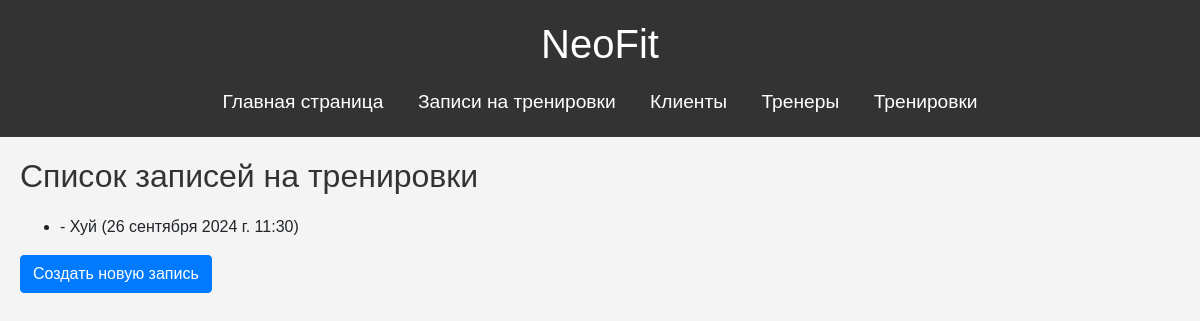
Page /appointments/ on the earlier database version.
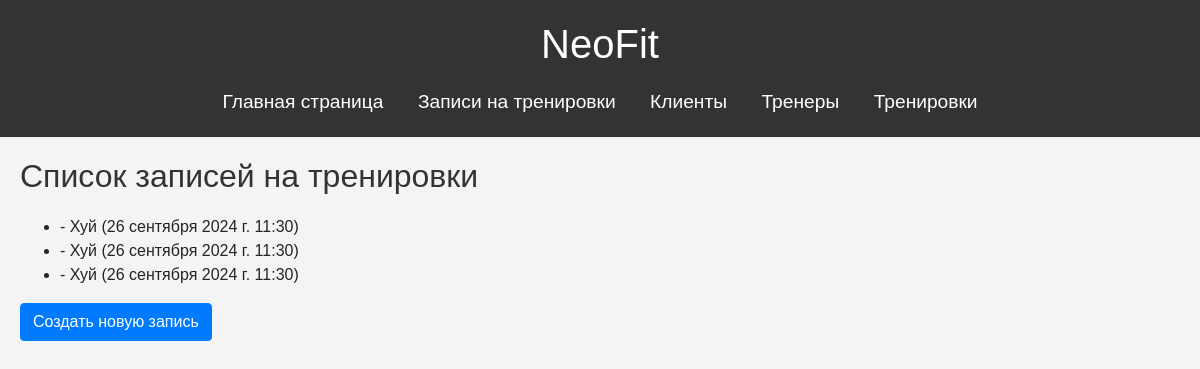
Same page on the later database version.
### appointments/models.py (models this page shows, shortened)
class Appointment(models.Model):
    client = models.ForeignKey(Client, on_delete=models.CASCADE)
    session = models.ForeignKey(TrainingSession, on_delete=models.CASCADE)
    created_at = models.DateTimeField(auto_now_add=True)

class TrainingSession(models.Model):
    title = models.CharField(max_length=100)
    description = models.TextField(blank=True, null=True)
    date = models.DateField()
    time = models.TimeField(default="00:00")  # Время начала
    end_time = models.TimeField(default="01:00")  # Время окончания тренировки
    type = models.CharField(max_length=50, choices=[
        ('cardio', 'Кардио'),
        ('strength', 'Силовая'),
        ('flexibility', 'Растяжка')
    ], default='cardio')
    max_participants = models.IntegerField(null=True, blank=True)
    trainer = models.ForeignKey('Trainer', on_delete=models.SET_NULL, null=True)

### appointments/views.py (the view)
# urls.py: path('', views.appointment_list, name='appointment_list'),
def appointment_list(request):
    appointments = Appointment.objects.all()
    return render(request, 'appointments/appointment_list.html', {'appointments': appointments})

### appointments/templates/appointments/appointment_list.html
{% extends 'appointments/base.html' %}
{% block content %}
<h2>Список записей на тренировки</h2>
<ul>
    {% for appointment in appointments %}
        <li>{{ appointment.client.name }} - {{ appointment.session.title }} ({{ appointment.session.date }} {{ appointment.session.time }})</li>
    {% endfor %}
</ul>
<a href="{% url 'appointments:create_appointment' %}" class="btn btn-primary">Создать новую запись</a>
{% endblock %}

Differences in the rows shown:
added Appointment: session "Хуй", session "26 сентября 2024 г.", session.time "11:30"
added Appointment: session "Хуй", session "26 сентября 2024 г.", session.time "11:30"
